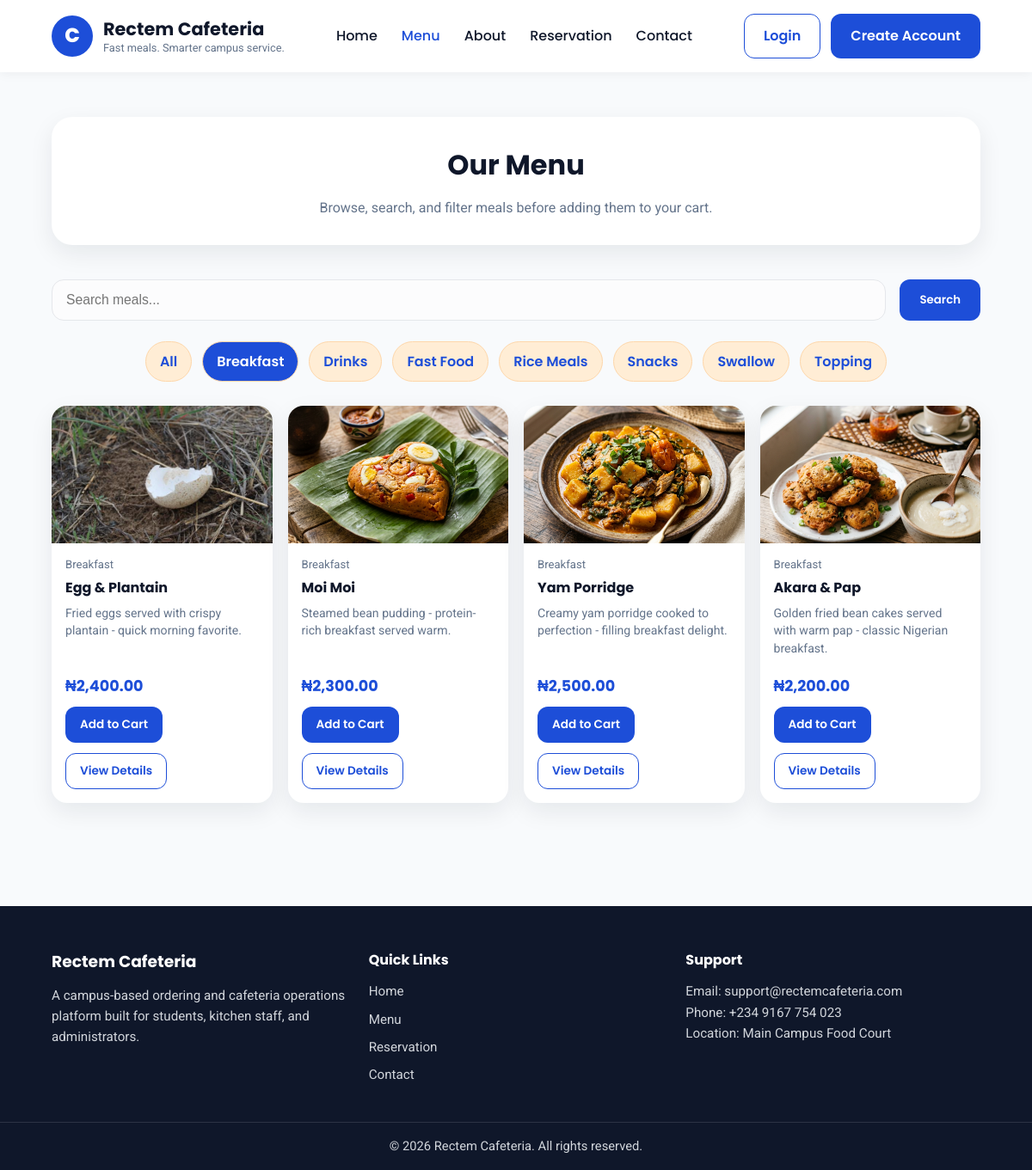
/menu.php?category=Breakfast, run on the app's committed database.
### tables this page shows
CREATE TABLE categories (
    id INT AUTO_INCREMENT PRIMARY KEY,
    category_name VARCHAR(100) NOT NULL,
    created_at TIMESTAMP DEFAULT CURRENT_TIMESTAMP
);

CREATE TABLE menu_items (
    id INT AUTO_INCREMENT PRIMARY KEY,
    category_id INT NOT NULL,
    item_name VARCHAR(120) NOT NULL,
    description TEXT NOT NULL,
    price DECIMAL(10,2) NOT NULL,
    image VARCHAR(255) NOT NULL,
    availability_status ENUM('Available', 'Unavailable') NOT NULL DEFAULT 'Available',
    created_at TIMESTAMP DEFAULT CURRENT_TIMESTAMP,
    FOREIGN KEY (category_id) REFERENCES categories(id) ON DELETE CASCADE
);

### includes/functions.php (called while the page is built, shortened)
<?php
function qb_base_url(): string
{
    static $base = null;
    if ($base !== null) {
        return $base;
    }
    $projectPath = realpath(__DIR__ . '/..');
    $documentRoot = realpath($_SERVER['DOCUMENT_ROOT'] ?? '') ?: '';
    if ($documentRoot && $projectPath && str_starts_with($projectPath, $documentRoot)) {
        $base = str_replace('\\', '/', substr($projectPath, strlen($documentRoot)));
        return $base === '' ? '' : $base;
    }
    return '/rectem_cafeteria';
}
function qb_url(string $path = ''): string
{
    $base = rtrim(qb_base_url(), '/');
    $path = ltrim($path, '/');
    return $path === '' ? ($base ?: '/') : $base . '/' . $path;
}
function h(?string $value): string
{
    return htmlspecialchars((string) $value, ENT_QUOTES, 'UTF-8');
}
function is_logged_in(): bool
{
    return isset($_SESSION['user_id']);
}
function current_page_name(): string
{
    return basename($_SERVER['PHP_SELF'] ?? '');
}
?>

### menu.php (the view, shortened to what this page needs)
<?php
require_once 'includes/db.php';
require_once 'includes/functions.php';
$search = trim($_GET['search'] ?? '');
$category = trim($_GET['category'] ?? '');
$categoriesResult = $conn->query("SELECT category_name FROM categories ORDER BY category_name ASC");
$sql = "SELECT menu_items.*, categories.category_name
        FROM menu_items
        INNER JOIN categories ON menu_items.category_id = categories.id
        WHERE menu_items.availability_status = 'Available'";
$params = [];
$types = '';
if ($category !== '') {
    $sql .= " AND categories.category_name = ?";
    $params[] = $category;
    $types .= 's';
}
$sql .= " ORDER BY menu_items.id DESC";
$stmt = $conn->prepare($sql);
if ($types !== '') {
    $stmt->bind_param($types, ...$params);
}
$stmt->execute();
$result = $stmt->get_result();
include 'includes/header.php';
?>
<section class="page-banner">
    <div class="container">
        <div class="page-banner-inner">
            <h1 class="section-title">Our Menu</h1>
            <p class="section-subtitle" style="margin-bottom:0;">Browse, search, and filter meals before adding them to your cart.</p>
        </div>
    </div>
</section>
<section>
    <div class="container">
        <form method="GET" class="menu-toolbar">
            <div class="search-box">
                <input type="text" name="search" placeholder="Search meals..." value="<?php echo h($search); ?>">
            </div>
            <button type="submit" class="btn btn-primary">Search</button>
        </form>
        <div class="category-chip-row">
            <a href="<?php echo qb_url('menu.php'); ?>" class="category-chip <?php echo ($category === '') ? 'active' : ''; ?>">All</a>
            <?php while ($cat = $categoriesResult->fetch_assoc()): ?>
                <a href="<?php echo qb_url('menu.php?category=' . urlencode($cat['category_name'])); ?>" class="category-chip <?php echo ($category === $cat['category_name']) ? 'active' : ''; ?>">
                    <?php echo h($cat['category_name']); ?>
                </a>
            <?php endwhile; ?>
        </div>
        <div class="meal-grid">
            <?php if ($result->num_rows > 0): ?>
                <?php while ($item = $result->fetch_assoc()): ?>
                    <div class="meal-card">
                        <img src="<?php echo qb_url('assets/images/foods/' . $item['image']); ?>" alt="<?php echo h($item['item_name']); ?>">
                        <div class="meal-content">
                            <div class="meal-meta"><?php echo h($item['category_name']); ?></div>
                            <h3><?php echo h($item['item_name']); ?></h3>
                            <p><?php echo h($item['description']); ?></p>
                            <div class="meal-bottom">
                                <span class="meal-price">₦<?php echo number_format((float) $item['price'], 2); ?></span>
                            </div>
                            <div class="inline-actions">
                                <a href="<?php echo qb_url('add_to_cart.php?id=' . $item['id']); ?>" class="btn btn-primary btn-sm">Add to Cart</a>
                                <a href="<?php echo qb_url('food-details.php?id=' . $item['id']); ?>" class="btn btn-light btn-sm">View Details</a>
                            </div>
                        </div>
                    </div>
                <?php endwhile; ?>
            <?php endif; ?>
        </div>
    </div>
</section>
<?php include 'includes/footer.php'; ?>

### includes/header.php (shortened to what this page needs)
<?php
require_once __DIR__ . '/functions.php';
$currentPage = current_page_name();
$loggedIn    = is_logged_in();
$adminUser   = is_admin();
$staffUser   = is_staff();
$pendingOrderCount = 0;
$pendingResCount = 0;
$logoTarget = qb_url('index.php');
?>
<!DOCTYPE html>
<html lang="en">
<head>
    <link rel="stylesheet" href="<?php echo qb_url('assets/css/style.css'); ?>">
</head>
<body>
<?php if ($loggedIn && $adminUser): ?>
<!-- ================================================================
     ADMIN SIDEBAR
     ================================================================ -->
<div class="sidebar-overlay" id="sidebarOverlay"></div>
<div class="student-app">
    <aside class="student-sidebar admin-sidebar-theme" id="studentSidebar">
        <div class="sidebar-header">
            <a href="<?php echo $logoTarget; ?>" class="sidebar-logo-link">
                <div class="sidebar-logo-icon">C</div>
                <div class="sidebar-logo-text">
                    <strong>Rectem Cafeteria</strong>
                    <span>Admin Panel</span>
                </div>
            </a>
        </div>
        <div class="sidebar-user-card">
            <div class="sidebar-avatar admin-avatar"><?php echo strtoupper(mb_substr($_SESSION['full_name'] ?? 'A', 0, 1)); ?></div>
            <div class="sidebar-user-info">
                <strong><?php echo h($_SESSION['full_name'] ?? 'Admin'); ?></strong>
                <span>Administrator</span>
            </div>
        </div>
        <nav class="sidebar-nav">
            <p class="sidebar-section-label">Overview</p>
            <ul class="sidebar-nav-list">
                <li>
                    <a href="<?php echo qb_url('admin/dashboard.php'); ?>" class="sidebar-link <?php echo ($currentPage==='dashboard.php')?'active':''; ?>">
                        <svg class="sidebar-icon" viewBox="0 0 24 24" fill="none" stroke="currentColor" stroke-width="2"><rect x="3" y="3" width="7" height="7" rx="1"/><rect x="14" y="3" width="7" height="7" rx="1"/><rect x="3" y="14" width="7" height="7" rx="1"/><rect x="14" y="14" width="7" height="7" rx="1"/></svg>
                        Dashboard
                    </a>
                </li>
            </ul>
            <p class="sidebar-section-label">Orders</p>
            <ul class="sidebar-nav-list">
                <li>
                    <a href="<?php echo qb_url('admin/orders.php'); ?>" class="sidebar-link <?php echo ($currentPage==='orders.php')?'active':''; ?>">
                        <svg class="sidebar-icon" viewBox="0 0 24 24" fill="none" stroke="currentColor" stroke-width="2"><path d="M14 2H6a2 2 0 0 0-2 2v16a2 2 0 0 0 2 2h12a2 2 0 0 0 2-2V8z"/><polyline points="14 2 14 8 20 8"/><line x1="16" y1="13" x2="8" y2="13"/><line x1="16" y1="17" x2="8" y2="17"/></svg>
                        Manage Orders
                        <?php if ($pendingOrderCount > 0): ?>
                            <span class="sidebar-badge"><?php echo $pendingOrderCount; ?></span>
                        <?php endif; ?>
                    </a>
                </li>
                <li>
                    <a href="<?php echo qb_url('admin/reservations.php'); ?>" class="sidebar-link <?php echo ($currentPage==='reservations.php')?'active':''; ?>">
                        <svg class="sidebar-icon" viewBox="0 0 24 24" fill="none" stroke="currentColor" stroke-width="2"><rect x="3" y="4" width="18" height="18" rx="2" ry="2"/><line x1="16" y1="2" x2="16" y2="6"/><line x1="8" y1="2" x2="8" y2="6"/><line x1="3" y1="10" x2="21" y2="10"/></svg>
                        Reservations
                        <?php if ($pendingResCount > 0): ?>
                            <span class="sidebar-badge"><?php echo $pendingResCount; ?></span>
                        <?php endif; ?>
                    </a>
                </li>
            </ul>
            <p class="sidebar-section-label">Menu</p>
            <ul class="sidebar-nav-list">
                <li>
                    <a href="<?php echo qb_url('admin/menu.php'); ?>" class="sidebar-link <?php echo ($currentPage==='menu.php')?'active':''; ?>">
                        <svg class="sidebar-icon" viewBox="0 0 24 24" fill="none" stroke="currentColor" stroke-width="2"><path d="M18 8h1a4 4 0 0 1 0 8h-1"/><path d="M2 8h16v9a4 4 0 0 1-4 4H6a4 4 0 0 1-4-4V8z"/><line x1="6" y1="1" x2="6" y2="4"/><line x1="10" y1="1" x2="10" y2="4"/><line x1="14" y1="1" x2="14" y2="4"/></svg>
                        Manage Menu
                    </a>
                </li>
                <li>
                    <a href="<?php echo qb_url('admin/add-menu.php'); ?>" class="sidebar-link <?php echo ($currentPage==='add-menu.php')?'active':''; ?>">
                        <svg class="sidebar-icon" viewBox="0 0 24 24" fill="none" stroke="currentColor" stroke-width="2"><circle cx="12" cy="12" r="10"/><line x1="12" y1="8" x2="12" y2="16"/><line x1="8" y1="12" x2="16" y2="12"/></svg>
                        Add Dish
                    </a>
                </li>
            </ul>
            <p class="sidebar-section-label">Users</p>
            <ul class="sidebar-nav-list">
                <li>
                    <a href="<?php echo qb_url('admin/users.php'); ?>" class="sidebar-link <?php echo ($currentPage==='users.php')?'active':''; ?>">
                        <svg class="sidebar-icon" viewBox="0 0 24 24" fill="none" stroke="currentColor" stroke-width="2"><path d="M17 21v-2a4 4 0 0 0-4-4H5a4 4 0 0 0-4 4v2"/><circle cx="9" cy="7" r="4"/><path d="M23 21v-2a4 4 0 0 0-3-3.87"/><path d="M16 3.13a4 4 0 0 1 0 7.75"/></svg>
                        Manage Users
                    </a>
                </li>
            </ul>
        </nav>
        <div class="sidebar-bottom">
            <a href="<?php echo qb_url('logout.php'); ?>" class="sidebar-logout-btn">
                <svg class="sidebar-icon" viewBox="0 0 24 24" fill="none" stroke="currentColor" stroke-width="2"><path d="M9 21H5a2 2 0 0 1-2-2V5a2 2 0 0 1 2-2h4"/><polyline points="16 17 21 12 16 7"/><line x1="21" y1="12" x2="9" y2="12"/></svg>
                Logout
            </a>
        </div>
    </aside>
    <div class="student-content" id="studentContent">
        <div class="student-topbar">
            <button class="sidebar-hamburger" id="sidebarToggle" aria-label="Toggle sidebar">
                <svg viewBox="0 0 24 24" fill="none" stroke="currentColor" stroke-width="2.5"><line x1="3" y1="6" x2="21" y2="6"/><line x1="3" y1="12" x2="21" y2="12"/><line x1="3" y1="18" x2="21" y2="18"/></svg>
            </button>
            <a href="<?php echo $logoTarget; ?>" class="topbar-logo-link">
                <div class="logo-icon" style="width:34px;height:34px;font-size:.95rem;">C</div>
                <strong>Admin Panel</strong>
            </a>
            <div class="topbar-right">
                <span class="user-greeting-topbar">Hi, <?php echo h($_SESSION['full_name'] ?? 'Admin'); ?></span>
            </div>
        </div>
<?php else: ?>
<header class="site-header">
    <div class="container nav-container">
        <a href="<?php echo $logoTarget; ?>" class="logo">
            <div class="logo-icon">C</div>
            <div class="logo-text">
                <h2>Rectem Cafeteria</h2>
                <p>Fast meals. Smarter campus service.</p>
            </div>
        </a>
        <nav class="navbar">
            <ul class="nav-links">
                <li><a href="<?php echo qb_url('index.php'); ?>"       class="<?php echo ($currentPage==='index.php')?'active':''; ?>">Home</a></li>
                <li><a href="<?php echo qb_url('menu.php'); ?>"        class="<?php echo ($currentPage==='menu.php')?'active':''; ?>">Menu</a></li>
                <li><a href="<?php echo qb_url('about.php'); ?>"       class="<?php echo ($currentPage==='about.php')?'active':''; ?>">About</a></li>
                <li><a href="<?php echo qb_url('reservation.php'); ?>" class="<?php echo ($currentPage==='reservation.php')?'active':''; ?>">Reservation</a></li>
                <li><a href="<?php echo qb_url('contact.php'); ?>"     class="<?php echo ($currentPage==='contact.php')?'active':''; ?>">Contact</a></li>
            </ul>
        </nav>
        <div class="nav-actions">
            <a href="<?php echo qb_url('login.php'); ?>"    class="btn btn-light">Login</a>
            <a href="<?php echo qb_url('register.php'); ?>" class="btn btn-primary">Create Account</a>
        </div>
    </div>
</header>
<?php endif; ?>

### includes/footer.php (shortened to what this page needs)
<?php
require_once __DIR__ . '/functions.php';
$_isLoggedIn = is_logged_in();
$_isStudent  = $_isLoggedIn && is_student();
$_isAdmin    = $_isLoggedIn && is_admin();
$_isStaff    = $_isLoggedIn && is_staff();
$_hasSidebar = $_isStudent || $_isAdmin || $_isStaff;
?>
<?php if (!$_hasSidebar): ?>
<footer class="site-footer">
    <div class="container footer-grid">
        <div class="footer-box">
            <h3>Rectem Cafeteria</h3>
            <p>A campus-based ordering and cafeteria operations platform built for students, kitchen staff, and administrators.</p>
        </div>
        <div class="footer-box">
            <h4>Quick Links</h4>
            <ul>
                <li><a href="<?php echo qb_url('index.php'); ?>">Home</a></li>
                <li><a href="<?php echo qb_url('menu.php'); ?>">Menu</a></li>
                <li><a href="<?php echo qb_url('reservation.php'); ?>">Reservation</a></li>
                <li><a href="<?php echo qb_url('contact.php'); ?>">Contact</a></li>
            </ul>
        </div>
        <div class="footer-box">
            <h4>Support</h4>
            <p>Email: support@rectemcafeteria.com</p>
            <p>Phone: +234 9167 754 023</p>
            <p>Location: Main Campus Food Court</p>
        </div>
    </div>
    <div class="footer-bottom">
        <p>&copy; <?php echo date('Y'); ?> Rectem Cafeteria. All rights reserved.</p>
    </div>
</footer>
<?php endif; ?>
</body>
</html>

### data on the page
categories: category_name "Breakfast"
categories: category_name "Drinks"
categories: category_name "Fast Food"
categories: category_name "Rice Meals"
categories: category_name "Snacks"
categories: category_name "Swallow"
categories: category_name "Topping"
menu_items: image (picture), category.category_name "Breakfast", item_name "Egg & Plantain", description "Fried eggs served with crispy plantain - quick morning favorite.", price "2,400.00"
menu_items: image (picture), category.category_name "Breakfast", item_name "Moi Moi", description "Steamed bean pudding - protein-rich breakfast served warm.", price "2,300.00"
menu_items: image (picture), category.category_name "Breakfast", item_name "Yam Porridge", description "Creamy yam porridge cooked to perfection - filling breakfast delight.", price "2,500.00"
menu_items: image (picture), category.category_name "Breakfast", item_name "Akara & Pap", description "Golden fried bean cakes served with warm pap - classic Nigerian breakfast.", price "2,200.00"
